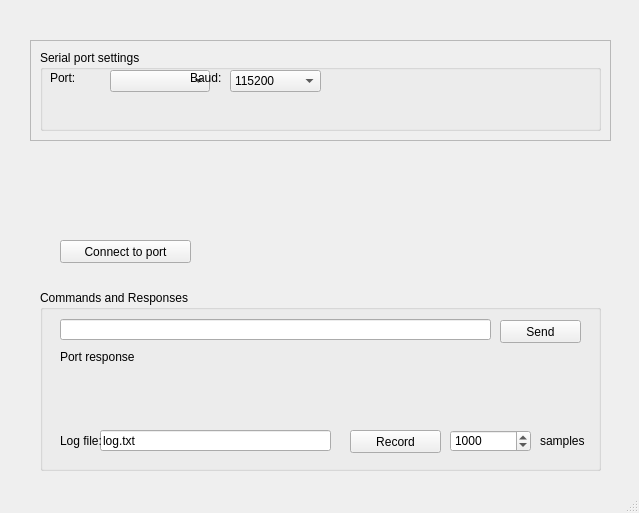
<?xml version="1.0" encoding="UTF-8"?>
<ui version="4.0">
 <class>MainWindow</class>
 <widget class="QMainWindow" name="MainWindow">
  <property name="geometry">
   <rect>
    <x>0</x>
    <y>0</y>
    <width>639</width>
    <height>513</height>
   </rect>
  </property>
  <property name="windowTitle">
   <string>MainWindow</string>
  </property>
  <widget class="QWidget" name="centralWidget">
   <widget class="QGroupBox" name="groupBox_commands">
    <property name="geometry">
     <rect>
      <x>40</x>
      <y>290</y>
      <width>561</width>
      <height>181</height>
     </rect>
    </property>
    <property name="title">
     <string>Commands and Responses</string>
    </property>
    <widget class="QLabel" name="label_port_response">
     <property name="geometry">
      <rect>
       <x>20</x>
       <y>60</y>
       <width>521</width>
       <height>61</height>
      </rect>
     </property>
     <property name="text">
      <string>Port response</string>
     </property>
     <property name="alignment">
      <set>Qt::AlignLeading|Qt::AlignLeft|Qt::AlignTop</set>
     </property>
    </widget>
    <widget class="QLineEdit" name="lineEdit_port_command">
     <property name="geometry">
      <rect>
       <x>20</x>
       <y>29</y>
       <width>431</width>
       <height>21</height>
      </rect>
     </property>
    </widget>
    <widget class="QPushButton" name="pushButton_send_command">
     <property name="geometry">
      <rect>
       <x>460</x>
       <y>30</y>
       <width>81</width>
       <height>23</height>
      </rect>
     </property>
     <property name="text">
      <string>Send</string>
     </property>
    </widget>
    <widget class="QLabel" name="label_samples">
     <property name="geometry">
      <rect>
       <x>500</x>
       <y>140</y>
       <width>47</width>
       <height>21</height>
      </rect>
     </property>
     <property name="text">
      <string>samples</string>
     </property>
    </widget>
    <widget class="QSpinBox" name="spinBox_log_sample_count">
     <property name="geometry">
      <rect>
       <x>410</x>
       <y>140</y>
       <width>81</width>
       <height>22</height>
      </rect>
     </property>
     <property name="maximum">
      <number>1000000</number>
     </property>
     <property name="value">
      <number>1000</number>
     </property>
    </widget>
    <widget class="QPushButton" name="pushButton_record">
     <property name="geometry">
      <rect>
       <x>310</x>
       <y>140</y>
       <width>91</width>
       <height>23</height>
      </rect>
     </property>
     <property name="text">
      <string>Record</string>
     </property>
    </widget>
    <widget class="QLineEdit" name="lineEdit_log_file">
     <property name="geometry">
      <rect>
       <x>60</x>
       <y>140</y>
       <width>231</width>
       <height>21</height>
      </rect>
     </property>
     <property name="text">
      <string>log.txt</string>
     </property>
    </widget>
    <widget class="QLabel" name="label_log_file">
     <property name="geometry">
      <rect>
       <x>20</x>
       <y>140</y>
       <width>47</width>
       <height>21</height>
      </rect>
     </property>
     <property name="text">
      <string>Log file:</string>
     </property>
    </widget>
   </widget>
   <widget class="QPushButton" name="pushButton_connect_port">
    <property name="geometry">
     <rect>
      <x>60</x>
      <y>240</y>
      <width>131</width>
      <height>23</height>
     </rect>
    </property>
    <property name="text">
     <string>Connect to port</string>
    </property>
   </widget>
   <widget class="QFrame" name="frame_serial_settings">
    <property name="geometry">
     <rect>
      <x>30</x>
      <y>40</y>
      <width>581</width>
      <height>101</height>
     </rect>
    </property>
    <property name="frameShape">
     <enum>QFrame::StyledPanel</enum>
    </property>
    <property name="frameShadow">
     <enum>QFrame::Raised</enum>
    </property>
    <widget class="QGroupBox" name="groupBox_serial_settings">
     <property name="geometry">
      <rect>
       <x>10</x>
       <y>10</y>
       <width>561</width>
       <height>81</height>
      </rect>
     </property>
     <property name="title">
      <string>Serial port settings</string>
     </property>
     <widget class="QLabel" name="label_port_number">
      <property name="geometry">
       <rect>
        <x>10</x>
        <y>20</y>
        <width>41</width>
        <height>16</height>
       </rect>
      </property>
      <property name="text">
       <string>Port:</string>
      </property>
     </widget>
     <widget class="QComboBox" name="comboBox_port">
      <property name="geometry">
       <rect>
        <x>70</x>
        <y>20</y>
        <width>100</width>
        <height>22</height>
       </rect>
      </property>
     </widget>
     <widget class="QLabel" name="label_baudrate">
      <property name="geometry">
       <rect>
        <x>150</x>
        <y>20</y>
        <width>41</width>
        <height>16</height>
       </rect>
      </property>
      <property name="text">
       <string>Baud:</string>
      </property>
     </widget>
     <widget class="QComboBox" name="comboBox_baudrate">
      <property name="geometry">
       <rect>
        <x>190</x>
        <y>20</y>
        <width>91</width>
        <height>22</height>
       </rect>
      </property>
      <property name="currentText">
       <string>115200</string>
      </property>
      <property name="currentIndex">
       <number>2</number>
      </property>
      <item>
       <property name="text">
        <string>921600</string>
       </property>
      </item>
      <item>
       <property name="text">
        <string>460800</string>
       </property>
      </item>
      <item>
       <property name="text">
        <string>115200</string>
       </property>
      </item>
      <item>
       <property name="text">
        <string>57600</string>
       </property>
      </item>
      <item>
       <property name="text">
        <string>19200</string>
       </property>
      </item>
      <item>
       <property name="text">
        <string>9600</string>
       </property>
      </item>
     </widget>
    </widget>
   </widget>
  </widget>
  <widget class="QStatusBar" name="statusBar"/>
 </widget>
 <layoutdefault spacing="6" margin="11"/>
 <resources/>
 <connections/>
</ui>
